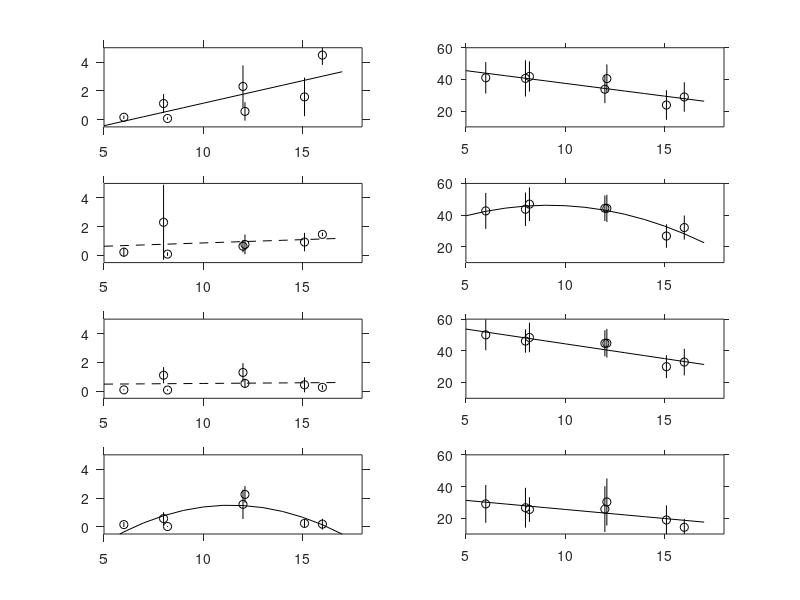

Reproduce this figure in MATLAB.
function size_density_figures

% Plot size & density of Olympia oysters over space in Tomales Bay
% For fig 1 in Kimbro et al. Tomales ms

% The sites:
Sites= {'e1','e2','e3','e4','w2','w3','w4'};
Distances = [6 8 12 15.1 8.2 12.1 16];
Years = [2004 2005 2006 2009];
Density = [0.168913399, 1.12281746, 2.309803922, 1.583123848, 0.083333333, 0.574278322, 4.487122627; ...
           0.222222222, 2.301851852, 0.640454793, 0.925925926, 0.088888889, 0.759259259, 1.460239651; ...
           0.087037037, 1.101851852, 1.295206972, 0.435185185, 0.074074074, 0.537037037, 0.259259259; ...
           0.152777778, 0.574659586, 1.561531279, 0.23733165, 0.018518519, 2.249155773, 0.18579793];
       
Density_sd = [0.114623266 0.657373328 1.46518222 1.339991662 0.076578049 0.644234363 0.681127482; ...
              0.314269681 2.611422361 0.432494797 0.641820969 0.120697561 0.686435296 0.127298663; ....
              0.035428012 0.562640015 0.648393246 0.519278544 0.045360921 0.325209651 0.159732286; ...
              0.170103454 0.44077454 1.01900055 0.261106735 0.028688766 0.578999762 0.371151455];
       
Length = [41.02222222, 40.63960396, 33.76506024, 23.80526316, 41.84444444, 40.49, 28.89020979; ....
          42.65, 43.71118881, 44.32, 26.774, 46.92222222, 44.26296296, 32.12026144;...
          50.06666667, 46.14622642, 44.72086331, 29.97234043, 48.425, 44.79137931, 32.87857143; ...
          29, 26.5862069, 25.7, 18.85714286, 25.5, 30.22321429, 14.26315789];
      
Length_sd = [9.917753 11.424903  8.733318  9.335497  9.554856  8.947146 9.309328;... 
             11.375914 10.556462  8.023521  7.411302 10.631296 8.582736  7.611940;...  
             9.702577  7.361770  8.237318  7.228558 9.342185  9.055991  8.403013;... 
             11.935725 12.571249 14.435950 9.226515  7.778175 14.864235  5.258243];
      
% Size
figure(1)
clf

Col1 = [1 3 5 7];
Col2 = [2 4 6 8];
Type1 = {'lin','lin','lin','quad'};
Type2 = {'lin','quad','lin','lin'};

for i = 1:4
    
    X = 5:17;
    
    subplot(4,2,Col1(i))
    hold on
    plot(Distances,Density(i,:),'ko')
    for j = 1:7
        plot([Distances(j) Distances(j)],Density(i,j)+[Density_sd(i,j) -Density_sd(i,j)],'k-')
    end
   % axis square
    box on
    set(gca,'ticklength',[0.02 0.03])

    
    switch Type1{i}
        case 'lin'
        [P,S] = polyfit(Distances,Density(i,:),1);
        [Y,Z] = polyval(P,X,S);
        %plot(X,Y+Z,'k--')
        %plot(X,Y-Z,'k--')
        Rinv = inv(S.R);
        V = (Rinv*Rinv')*S.normr^2/S.df;
        SE = sqrt(diag(V));
        T = abs(P(:)./SE(:));
        Pval1(i).pval = (1-tcdf(T,6)).*2;
        if Pval1(i).pval(1) < 0.05
        plot(X,Y,'k-')
        else
        plot(X,Y,'k--')
        end
        case 'quad'
        [P,S] = polyfit(Distances,Density(i,:),2);
        [Y,Z] = polyval(P,X,S);
        %plot(X,Y+Z,'k--')
        %plot(X,Y-Z,'k--')
        Rinv = inv(S.R);
        V = (Rinv*Rinv')*S.normr^2/S.df;
        SE = sqrt(diag(V));
        T = abs(P(:)./SE(:));
        Pval1(i).pval = (1-tcdf(T,6)).*2;
        if Pval1(i).pval(1) < 0.06
        plot(X,Y,'k-')
        else
        plot(X,Y,'k--')
        end
    end
    
    set(gca,'tickdir','out','ticklength',[0.03 0.03])
    set(gca,'xlim',[5 18],'xtick',5:5:15)
    set(gca,'ylim',[-0.5 5],'ytick',0:2:4)
    
    subplot(4,2,Col2(i))
    hold on
    plot(Distances,Length(i,:),'ko')
    for j = 1:7
        plot([Distances(j) Distances(j)],Length(i,j)+[Length_sd(i,j) -Length_sd(i,j)],'k-')
    end
  %  axis square
    box on
    
    switch Type2{i}
        case 'lin'
        [P,S] = polyfit(Distances,Length(i,:),1);
        [Y,Z] = polyval(P,X,S);
        %plot(X,Y+Z,'k--')
        %plot(X,Y-Z,'k--')
        Rinv = inv(S.R);
        V = (Rinv*Rinv')*S.normr^2/S.df;
        SE = sqrt(diag(V));
        T = abs(P(:)./SE(:));
        Pval2(i).pval = (1-tcdf(T,6)).*2;
        if Pval2(i).pval(1) < 0.05
        plot(X,Y,'k-')
        else
        plot(X,Y,'k--')
        end
        case 'quad'
        [P,S] = polyfit(Distances,Length(i,:),2);
        [Y,Z] = polyval(P,X,S);
        %plot(X,Y+Z,'k--')
        %plot(X,Y-Z,'k--')
        Rinv = inv(S.R);
        V = (Rinv*Rinv')*S.normr^2/S.df;
        SE = sqrt(diag(V));
        T = abs(P(:)./SE(:));
        Pval2(i).pval = (1-tcdf(T,6)).*2;
        if Pval2(i).pval(1) < 0.06
        plot(X,Y,'k-')
        else
        plot(X,Y,'k--')
        end
    end
    
    set(gca,'tickdir','out','ticklength',[0.02 0.02])
    set(gca,'xlim',[5 18],'xtick',5:5:15)
    set(gca,'ylim',[10 60],'ytick',0:20:60)
 
    box on
end
